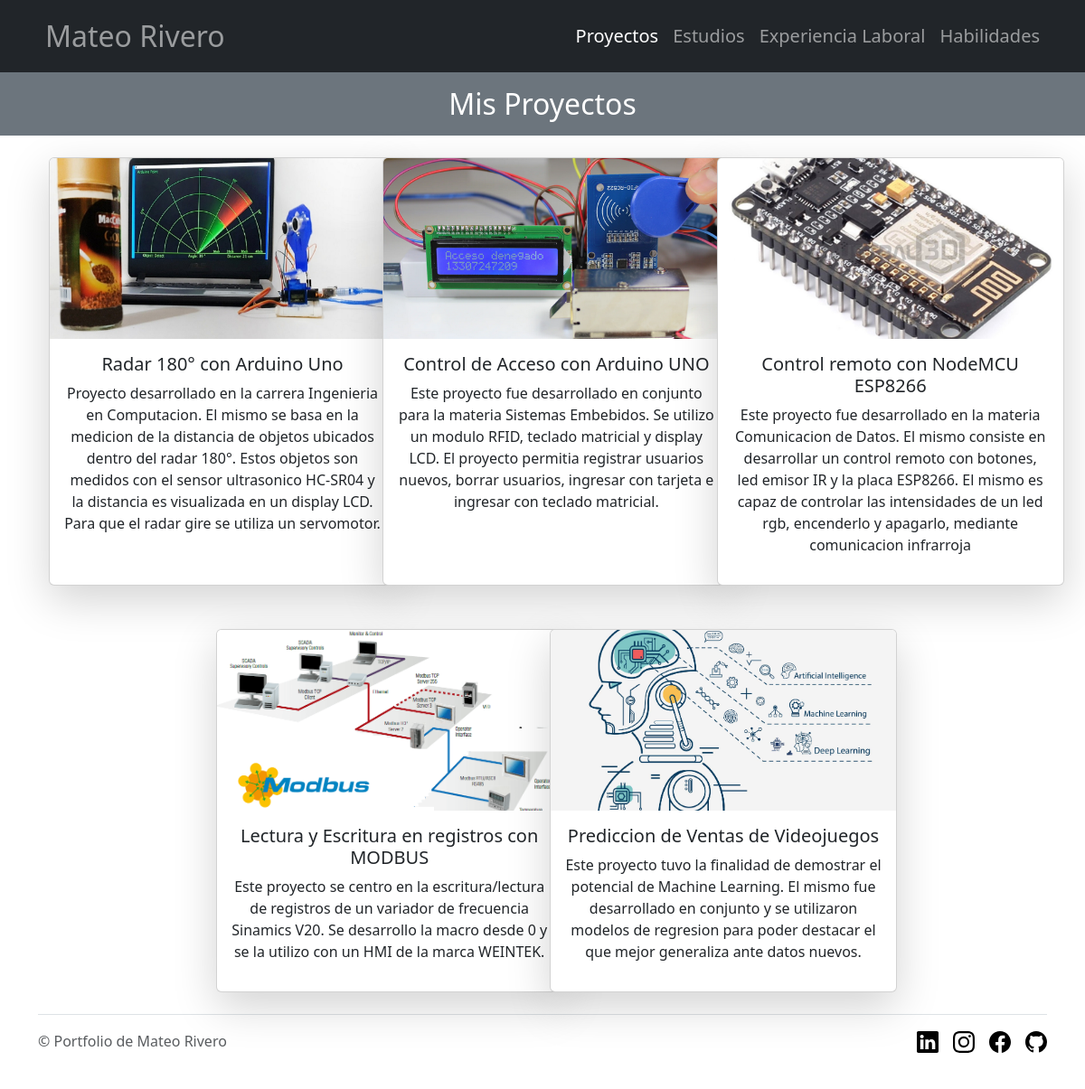
/projects/, run on the app's committed database.
### portfolio_app/models.py (models this page shows, shortened)
class Project(models.Model):
    name = models.CharField(max_length=50)
    description = models.TextField()
    image = models.ImageField(upload_to='projects/', null=True)
    class Meta:
        verbose_name = 'Project'
        verbose_name_plural = 'Projects'

### portfolio_app/views.py (the view)
# urls.py: path('projects/', views.projects, name="projects"),
def projects(request):
    context = Project.objects.all()
    return render(request, 'project/projects.html', {
        'projects': context
        })

### portfolio_app/templates/project/projects.html (shortened to what this page needs)
{% extends "layouts/base.html" %}
{% load static %}
{% block subtitle %}Mis Proyectos{% endblock %}
{% block content %}
<div class="container text-center">
  <div class="row justify-content-center gx-3 gy-5">
    {% for project in projects %}
    <div class="col-md-4">
      <div class="card mx-auto shadow-lg" style="width: 24rem; height: 100%;">
        <img
          src="{{ project.image.url }}"
          class="card-img-top img-fluid"
          alt="..."
          style="object-fit: cover; height: 200px;"
        />
        <div class="card-body d-flex flex-column">
          <h5 class="card-title">{{ project.name }}</h5>
          <p class="card-text">{{ project.description }}</p>
        </div>
      </div>
    </div>
    {% endfor %}
  </div>
</div>
{% endblock %}

### portfolio_app/templates/layouts/base.html (shortened to what this page needs)
<!DOCTYPE html>
<html lang="es">
  <head>
    <link
      href="https://cdn.jsdelivr.net/npm/bootstrap@5.3.2/dist/css/bootstrap.min.css"
      rel="stylesheet"
    />
  </head>
  <body>
    <nav class="navbar navbar-expand-lg navbar-dark bg-dark">
      <div class="container">
        <ul class="navbar-nav">
          <li class="nav-item">
            <a
              class="nav-link fs-2 {% if request.resolver_match.url_name == 'index' %} active {% endif %}"
              href="{% url 'index' %}"
              >Mateo Rivero</a
            >
          </li>
        </ul>
        <div
          class="collapse navbar-collapse d-flex justify-content-end"
          id="navbarNav"
        >
          <ul class="navbar-nav">
            <li class="nav-item">
              <a
                class="nav-link fs-5 {% if request.resolver_match.url_name == 'projects' %} active {% endif %}"
                href="{% url 'projects' %}"
                >Proyectos</a
              >
            </li>
            <li class="nav-item">
              <a
                class="nav-link fs-5 {% if request.resolver_match.url_name == 'studies' %}active{% endif %}"
                href="{% url 'studies' %}"
                >Estudios</a
              >
            </li>
            <li class="nav-item">
              <a
                class="nav-link fs-5 {% if request.resolver_match.url_name == 'experience' %}active{% endif %}"
                href="{% url 'experience' %}"
                >Experiencia Laboral</a
              >
            </li>
            <li class="nav-item">
              <a
                class="nav-link fs-5 {% if request.resolver_match.url_name == 'skills' %}active{% endif %}"
                href="{% url 'skills' %}"
                >Habilidades</a
              >
            </li>
          </ul>
        </div>
      </div>
    </nav>
    <div class="bg-secondary text-white py-3 text-center">
      <h2 class="m-0">{% block subtitle %} {% endblock %}</h2>
    </div>
    <div class="container mt-4">
      {% block content %}
      {% endblock %}
    </div>
    <div class="container">
      <footer
        class="d-flex flex-wrap justify-content-between align-items-center py-3 my-4 border-top"
      >
        <div class="col-md-4 d-flex align-items-center">
          <span class="mb-3 mb-md-0 text-body-secondary"
            >&copy; Portfolio de Mateo Rivero</span
          >
        </div>
        <ul class="nav col-md-4 justify-content-end list-unstyled d-flex">
          <li class="ms-3">
            <a
              class="text-body-secondary text-dark"
              href="https://www.linkedin.com/in/mateo-rivero-899069236/"
              target="_blank"
              ><svg class="bi" width="24" height="24">
                <use xlink:href="#linkedin" /></svg
            ></a>
          </li>
          <li class="ms-3">
            <a
              class="text-body-secondary text-dark"
              href="https://www.instagram.com/teorivero1/"
              target="_blank"
              ><svg class="bi" width="24" height="24">
                <use xlink:href="#instagram" /></svg
            ></a>
          </li>
          <li class="ms-3">
            <a
              class="text-body-secondary text-dark"
              href="https://www.facebook.com/profile.php?id=100070060381473"
              target="_blank"
              ><svg class="bi" width="24" height="24">
                <use xlink:href="#facebook" /></svg
            ></a>
          </li>
          <li class="ms-3">
            <a
              class="text-body-secondary text-dark"
              href="https://github.com/te02021"
              target="_blank"
              ><svg class="bi" width="24" height="24">
                <use xlink:href="#github" /></svg
            ></a>
          </li>
        </ul>
      </footer>
    </div>
  </body>
</html>

### data on the page
Project: image (picture), name "Radar 180° con Arduino Uno", description "Proyecto desarrollado en la carrera Ingenieria en Computacion. El mismo se basa en la medicion de la distancia de objetos ubicados dentro del radar 180°. Estos objetos son medidos con el sensor ultrasonico HC-SR04 y la distancia es visualizada en un display LCD. Para que el radar gire se utiliza un servomotor."
Project: image (picture), name "Control de Acceso con Arduino UNO", description "Este proyecto fue desarrollado en conjunto para la materia Sistemas Embebidos. Se utilizo un modulo RFID, teclado matricial y display LCD. El proyecto permitia registrar usuarios nuevos, borrar usuarios, ingresar con tarjeta e ingresar con teclado matricial."
Project: image (picture), name "Control remoto con NodeMCU ESP8266", description "Este proyecto fue desarrollado en la materia Comunicacion de Datos. El mismo consiste en desarrollar un control remoto con botones, led emisor IR y la placa ESP8266. El mismo es capaz de controlar las intensidades de un led rgb, encenderlo y apagarlo, mediante comunicacion infrarroja"
Project: image (picture), name "Lectura y Escritura en registros con MODBUS", description "Este proyecto se centro en la escritura/lectura de registros de un variador de frecuencia Sinamics V20. Se desarrollo la macro desde 0 y se la utilizo con un HMI de la marca WEINTEK."
Project: image (picture), name "Prediccion de Ventas de Videojuegos", description "Este proyecto tuvo la finalidad de demostrar el potencial de Machine Learning. El mismo fue desarrollado en conjunto y se utilizaron modelos de regresion para poder destacar el que mejor generaliza ante datos nuevos."
